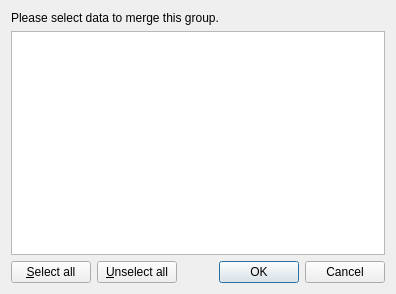
<?xml version="1.0" encoding="UTF-8"?>
<ui version="4.0">
 <class>GeoDataPolygonGroupMergeSettingDialog</class>
 <widget class="QDialog" name="GeoDataPolygonGroupMergeSettingDialog">
  <property name="geometry">
   <rect>
    <x>0</x>
    <y>0</y>
    <width>396</width>
    <height>294</height>
   </rect>
  </property>
  <property name="windowTitle">
   <string>Select data to merge</string>
  </property>
  <layout class="QVBoxLayout" name="verticalLayout">
   <item>
    <widget class="QLabel" name="label">
     <property name="text">
      <string>Please select data to merge this group.</string>
     </property>
    </widget>
   </item>
   <item>
    <widget class="QListWidget" name="listWidget">
     <property name="selectionMode">
      <enum>QAbstractItemView::MultiSelection</enum>
     </property>
    </widget>
   </item>
   <item>
    <layout class="QHBoxLayout" name="horizontalLayout">
     <item>
      <widget class="QPushButton" name="selectAllButton">
       <property name="text">
        <string>&amp;Select all</string>
       </property>
      </widget>
     </item>
     <item>
      <widget class="QPushButton" name="unselectAllButton">
       <property name="text">
        <string>&amp;Unselect all</string>
       </property>
      </widget>
     </item>
     <item>
      <spacer name="horizontalSpacer">
       <property name="orientation">
        <enum>Qt::Horizontal</enum>
       </property>
       <property name="sizeHint" stdset="0">
        <size>
         <width>17</width>
         <height>20</height>
        </size>
       </property>
      </spacer>
     </item>
     <item>
      <widget class="QDialogButtonBox" name="buttonBox">
       <property name="orientation">
        <enum>Qt::Horizontal</enum>
       </property>
       <property name="standardButtons">
        <set>QDialogButtonBox::Cancel|QDialogButtonBox::Ok</set>
       </property>
      </widget>
     </item>
    </layout>
   </item>
  </layout>
 </widget>
 <resources/>
 <connections>
  <connection>
   <sender>buttonBox</sender>
   <signal>accepted()</signal>
   <receiver>GeoDataPolygonGroupMergeSettingDialog</receiver>
   <slot>accept()</slot>
   <hints>
    <hint type="sourcelabel">
     <x>248</x>
     <y>254</y>
    </hint>
    <hint type="destinationlabel">
     <x>157</x>
     <y>274</y>
    </hint>
   </hints>
  </connection>
  <connection>
   <sender>buttonBox</sender>
   <signal>rejected()</signal>
   <receiver>GeoDataPolygonGroupMergeSettingDialog</receiver>
   <slot>reject()</slot>
   <hints>
    <hint type="sourcelabel">
     <x>316</x>
     <y>260</y>
    </hint>
    <hint type="destinationlabel">
     <x>286</x>
     <y>274</y>
    </hint>
   </hints>
  </connection>
 </connections>
</ui>
